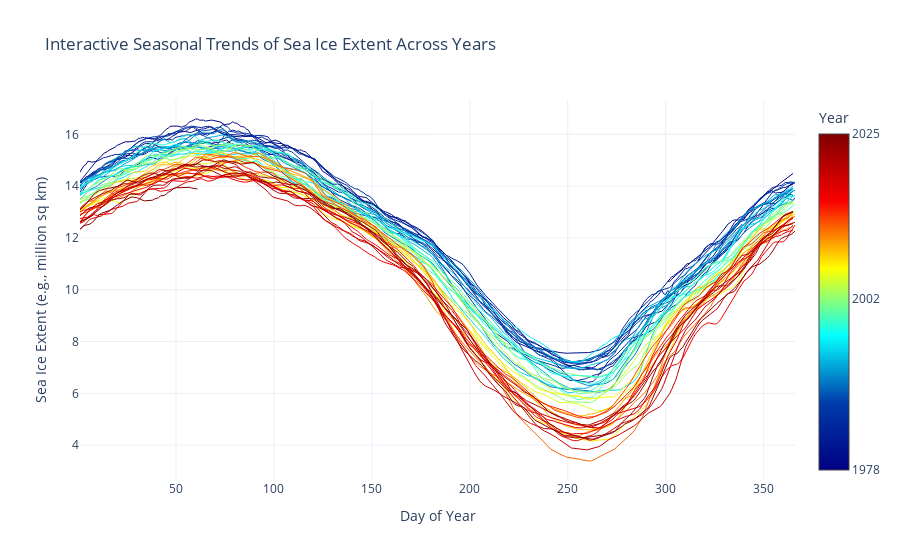

Notebook code for this chart:
### Code cell
import pandas as pd
import numpy as np
import plotly.graph_objects as go
import plotly.express as px

# Ensure Year is numeric and sort the DataFrame by Year and DayOfYear
df_ice_clean["Year"] = pd.to_numeric(df_ice_clean["Year"], errors="coerce")
df_ice_clean = df_ice_clean.sort_values(["Year", "DayOfYear"])

# Get sorted unique years
unique_years = np.sort(df_ice_clean["Year"].unique())
n_years = len(unique_years)

# Create color gradient using a built-in colorscale (here "Jet")
# For each year, sample a color using the normalized position in the years list.
colors = [px.colors.sample_colorscale("Jet", i/(n_years-1))[0] for i in range(n_years)]

# Create the figure and add one trace per year. 
# We hide each trace's legend entry to avoid a crowded legend.
fig = go.Figure()

for year, color in zip(unique_years, colors):
    df_year = df_ice_clean[df_ice_clean["Year"] == year]
    fig.add_trace(go.Scatter(
        x=df_year["DayOfYear"],
        y=df_year["Extent"],
        mode="lines",
        name=str(year),
        line=dict(color=color, width=1),
        showlegend=False 
    ))

# Add a dummy trace to show a continuous colorbar representing the Year range.
dummy_trace = go.Scatter(
    x=[None],
    y=[None],
    mode="markers",
    marker=dict(
        colorscale="Jet",
        color=[unique_years.max(), unique_years.min()],
        showscale=True,
        colorbar=dict(
            title="Year",
            tickvals=[unique_years.max(), round(unique_years.mean()), unique_years.min()],            
        )
    ),
    hoverinfo="none",
    showlegend=False
)
fig.add_trace(dummy_trace)

# Update layout for clarity.
fig.update_layout(
    title="Interactive Seasonal Trends of Sea Ice Extent Across Years",
    xaxis_title="Day of Year",
    yaxis_title="Sea Ice Extent (e.g., million sq km)",
    template="plotly_white"
)

fig.show()

### Figure 1 — Plotly figure (JSON) as saved in the notebook; plotly's stock layout.template omitted (floating-point values rounded to 4 significant figures; data arrays with more than 128 entries replaced by an {"elided": "..."} marker saying what was removed)
{"data": [{"line": {"color": "rgb(0, 0, 131)", "width": 1}, "mode": "lines", "name": "1978", "showlegend": false, "type": "scatter", "x": [301, 302, 303, 304, 305, 306, 307, 308, 309, 310, 311, 312, 313, 314, 315, 316, 317, 318, 319, 320, 321, 322, 323, 324, 325, 326, 327, 328, 329, 330, 331, 332, 333, 334, 335, 336, 337, 338, 339, 340, 341, 342, 343, 344, 345, 346, 347, 348, 349, 350, 351, 352, 353, 354, 355, 356, 357, 358, 359, 360, 361, 362, 363, 364, 365], "y": [10.33, 10.33, 10.4, 10.49, 10.55, 10.61, 10.67, 10.72, 10.8, 10.87, 10.94, 11.02, 11.08, 11.13, 11.19, 11.25, 11.32, 11.39, 11.44, 11.5, 11.56, 11.62, 11.7, 11.78, 11.87, 11.96, 12.07, 12.16, 12.26, 12.36, 12.46, 12.55, 12.6, 12.67, 12.69, 12.7, 12.69, 12.69, 12.72, 12.72, 12.83, 12.92, 12.99, 13.1, 13.21, 13.29, 13.39, 13.52, 13.56, 13.63, 13.69, 13.73, 13.78, 13.85, 13.9, 13.94, 14.03, 14.09, 14.15, 14.23, 14.28, 14.32, 14.38, 14.44, 14.49]}, {"line": {"color": "rgb(0, 6, 135)", "width": 1}, "mode": "lines", "name": "1979", "showlegend": false, "type": "scatter", "x": {"elided": "365 int values"}, "y": {"elided": "365 float values"}}, {"line": {"color": "rgb(0, 13, 139)", "width": 1}, "mode": "lines", "name": "1980", "showlegend": false, "type": "scatter", "x": {"elided": "366 int values"}, "y": {"elided": "366 float values"}}, {"line": {"color": "rgb(0, 19, 143)", "width": 1}, "mode": "lines", "name": "1981", "showlegend": false, "type": "scatter", "x": {"elided": "365 int values"}, "y": {"elided": "365 float values"}}, {"line": {"color": "rgb(0, 26, 148)", "width": 1}, "mode": "lines", "name": "1982", "showlegend": false, "type": "scatter", "x": {"elided": "365 int values"}, "y": {"elided": "365 float values"}}, {"line": {"color": "rgb(0, 32, 152)", "width": 1}, "mode": "lines", "name": "1983", "showlegend": false, "type": "scatter", "x": {"elided": "365 int values"}, "y": {"elided": "365 float values"}}, {"line": {"color": "rgb(0, 38, 156)", "width": 1}, "mode": "lines", "name": "1984", "showlegend": false, "type": "scatter", "x": {"elided": "366 int values"}, "y": {"elided": "366 float values"}}, {"line": {"color": "rgb(0, 45, 160)", "width": 1}, "mode": "lines", "name": "1985", "showlegend": false, "type": "scatter", "x": {"elided": "365 int values"}, "y": {"elided": "365 float values"}}, {"line": {"color": "rgb(0, 51, 164)", "width": 1}, "mode": "lines", "name": "1986", "showlegend": false, "type": "scatter", "x": {"elided": "365 int values"}, "y": {"elided": "365 float values"}}, {"line": {"color": "rgb(0, 57, 168)", "width": 1}, "mode": "lines", "name": "1987", "showlegend": false, "type": "scatter", "x": {"elided": "339 int values"}, "y": {"elided": "339 float values"}}, {"line": {"color": "rgb(0, 72, 175)", "width": 1}, "mode": "lines", "name": "1988", "showlegend": false, "type": "scatter", "x": {"elided": "353 int values"}, "y": {"elided": "353 float values"}}, {"line": {"color": "rgb(1, 93, 184)", "width": 1}, "mode": "lines", "name": "1989", "showlegend": false, "type": "scatter", "x": {"elided": "365 int values"}, "y": {"elided": "365 float values"}}, {"line": {"color": "rgb(1, 114, 194)", "width": 1}, "mode": "lines", "name": "1990", "showlegend": false, "type": "scatter", "x": {"elided": "365 int values"}, "y": {"elided": "365 float values"}}, {"line": {"color": "rgb(2, 135, 203)", "width": 1}, "mode": "lines", "name": "1991", "showlegend": false, "type": "scatter", "x": {"elided": "365 int values"}, "y": {"elided": "365 float values"}}, {"line": {"color": "rgb(2, 155, 212)", "width": 1}, "mode": "lines", "name": "1992", "showlegend": false, "type": "scatter", "x": {"elided": "366 int values"}, "y": {"elided": "366 float values"}}, {"line": {"color": "rgb(3, 176, 221)", "width": 1}, "mode": "lines", "name": "1993", "showlegend": false, "type": "scatter", "x": {"elided": "365 int values"}, "y": {"elided": "365 float values"}}, {"line": {"color": "rgb(4, 197, 230)", "width": 1}, "mode": "lines", "name": "1994", "showlegend": false, "type": "scatter", "x": {"elided": "365 int values"}, "y": {"elided": "365 float values"}}, {"line": {"color": "rgb(4, 218, 239)", "width": 1}, "mode": "lines", "name": "1995", "showlegend": false, "type": "scatter", "x": {"elided": "365 int values"}, "y": {"elided": "365 float values"}}, {"line": {"color": "rgb(5, 238, 248)", "width": 1}, "mode": "lines", "name": "1996", "showlegend": false, "type": "scatter", "x": {"elided": "366 int values"}, "y": {"elided": "366 float values"}}, {"line": {"color": "rgb(10, 255, 250)", "width": 1}, "mode": "lines", "name": "1997", "showlegend": false, "type": "scatter", "x": {"elided": "365 int values"}, "y": {"elided": "365 float values"}}, {"line": {"color": "rgb(37, 255, 222)", "width": 1}, "mode": "lines", "name": "1998", "showlegend": false, "type": "scatter", "x": {"elided": "365 int values"}, "y": {"elided": "365 float values"}}, {"line": {"color": "rgb(64, 255, 195)", "width": 1}, "mode": "lines", "name": "1999", "showlegend": false, "type": "scatter", "x": {"elided": "365 int values"}, "y": {"elided": "365 float values"}}, {"line": {"color": "rgb(90, 255, 168)", "width": 1}, "mode": "lines", "name": "2000", "showlegend": false, "type": "scatter", "x": {"elided": "366 int values"}, "y": {"elided": "366 float values"}}, {"line": {"color": "rgb(117, 255, 141)", "width": 1}, "mode": "lines", "name": "2001", "showlegend": false, "type": "scatter", "x": {"elided": "365 int values"}, "y": {"elided": "365 float values"}}, {"line": {"color": "rgb(143, 255, 114)", "width": 1}, "mode": "lines", "name": "2002", "showlegend": false, "type": "scatter", "x": {"elided": "365 int values"}, "y": {"elided": "365 float values"}}, {"line": {"color": "rgb(170, 255, 87)", "width": 1}, "mode": "lines", "name": "2003", "showlegend": false, "type": "scatter", "x": {"elided": "365 int values"}, "y": {"elided": "365 float values"}}, {"line": {"color": "rgb(196, 255, 60)", "width": 1}, "mode": "lines", "name": "2004", "showlegend": false, "type": "scatter", "x": {"elided": "366 int values"}, "y": {"elided": "366 float values"}}, {"line": {"color": "rgb(223, 255, 33)", "width": 1}, "mode": "lines", "name": "2005", "showlegend": false, "type": "scatter", "x": {"elided": "365 int values"}, "y": {"elided": "365 float values"}}, {"line": {"color": "rgb(250, 255, 5)", "width": 1}, "mode": "lines", "name": "2006", "showlegend": false, "type": "scatter", "x": {"elided": "365 int values"}, "y": {"elided": "365 float values"}}, {"line": {"color": "rgb(255, 233, 0)", "width": 1}, "mode": "lines", "name": "2007", "showlegend": false, "type": "scatter", "x": {"elided": "365 int values"}, "y": {"elided": "365 float values"}}, {"line": {"color": "rgb(254, 206, 0)", "width": 1}, "mode": "lines", "name": "2008", "showlegend": false, "type": "scatter", "x": {"elided": "366 int values"}, "y": {"elided": "366 float values"}}, {"line": {"color": "rgb(254, 179, 0)", "width": 1}, "mode": "lines", "name": "2009", "showlegend": false, "type": "scatter", "x": {"elided": "365 int values"}, "y": {"elided": "365 float values"}}, {"line": {"color": "rgb(253, 152, 0)", "width": 1}, "mode": "lines", "name": "2010", "showlegend": false, "type": "scatter", "x": {"elided": "365 int values"}, "y": {"elided": "365 float values"}}, {"line": {"color": "rgb(252, 125, 0)", "width": 1}, "mode": "lines", "name": "2011", "showlegend": false, "type": "scatter", "x": {"elided": "365 int values"}, "y": {"elided": "365 float values"}}, {"line": {"color": "rgb(252, 98, 0)", "width": 1}, "mode": "lines", "name": "2012", "showlegend": false, "type": "scatter", "x": {"elided": "366 int values"}, "y": {"elided": "366 float values"}}, {"line": {"color": "rgb(251, 71, 0)", "width": 1}, "mode": "lines", "name": "2013", "showlegend": false, "type": "scatter", "x": {"elided": "365 int values"}, "y": {"elided": "365 float values"}}, {"line": {"color": "rgb(251, 43, 0)", "width": 1}, "mode": "lines", "name": "2014", "showlegend": false, "type": "scatter", "x": {"elided": "365 int values"}, "y": {"elided": "365 float values"}}, {"line": {"color": "rgb(250, 16, 0)", "width": 1}, "mode": "lines", "name": "2015", "showlegend": false, "type": "scatter", "x": {"elided": "365 int values"}, "y": {"elided": "365 float values"}}, {"line": {"color": "rgb(245, 0, 0)", "width": 1}, "mode": "lines", "name": "2016", "showlegend": false, "type": "scatter", "x": {"elided": "366 int values"}, "y": {"elided": "366 float values"}}, {"line": {"color": "rgb(232, 0, 0)", "width": 1}, "mode": "lines", "name": "2017", "showlegend": false, "type": "scatter", "x": {"elided": "365 int values"}, "y": {"elided": "365 float values"}}, {"line": {"color": "rgb(219, 0, 0)", "width": 1}, "mode": "lines", "name": "2018", "showlegend": false, "type": "scatter", "x": {"elided": "365 int values"}, "y": {"elided": "365 float values"}}, {"line": {"color": "rgb(206, 0, 0)", "width": 1}, "mode": "lines", "name": "2019", "showlegend": false, "type": "scatter", "x": {"elided": "365 int values"}, "y": {"elided": "365 float values"}}, {"line": {"color": "rgb(193, 0, 0)", "width": 1}, "mode": "lines", "name": "2020", "showlegend": false, "type": "scatter", "x": {"elided": "366 int values"}, "y": {"elided": "366 float values"}}, {"line": {"color": "rgb(180, 0, 0)", "width": 1}, "mode": "lines", "name": "2021", "showlegend": false, "type": "scatter", "x": {"elided": "365 int values"}, "y": {"elided": "365 float values"}}, {"line": {"color": "rgb(167, 0, 0)", "width": 1}, "mode": "lines", "name": "2022", "showlegend": false, "type": "scatter", "x": {"elided": "365 int values"}, "y": {"elided": "365 float values"}}, {"line": {"color": "rgb(154, 0, 0)", "width": 1}, "mode": "lines", "name": "2023", "showlegend": false, "type": "scatter", "x": {"elided": "365 int values"}, "y": {"elided": "365 float values"}}, {"line": {"color": "rgb(141, 0, 0)", "width": 1}, "mode": "lines", "name": "2024", "showlegend": false, "type": "scatter", "x": {"elided": "362 int values"}, "y": {"elided": "362 float values"}}, {"line": {"color": "rgb(128, 0, 0)", "width": 1}, "mode": "lines", "name": "2025", "showlegend": false, "type": "scatter", "x": [1, 2, 3, 4, 5, 6, 7, 8, 9, 10, 11, 12, 13, 14, 15, 16, 17, 18, 19, 20, 21, 22, 23, 24, 25, 26, 27, 28, 29, 30, 31, 32, 33, 34, 35, 36, 37, 38, 39, 40, 41, 42, 43, 44, 45, 46, 47, 48, 49, 50, 51, 52, 53, 54, 55, 56, 57, 58, 59, 60, 61], "y": [12.34, 12.42, 12.48, 12.49, 12.5, 12.53, 12.59, 12.65, 12.74, 12.84, 12.91, 12.95, 12.99, 13.02, 13.04, 13.06, 13.1, 13.15, 13.21, 13.27, 13.34, 13.38, 13.43, 13.46, 13.51, 13.52, 13.57, 13.58, 13.58, 13.55, 13.53, 13.48, 13.46, 13.43, 13.44, 13.44, 13.44, 13.46, 13.51, 13.52, 13.55, 13.62, 13.64, 13.64, 13.69, 13.76, 13.79, 13.86, 13.91, 13.94, 13.93, 13.94, 13.94, 13.95, 13.94, 13.96, 13.96, 13.93, 13.92, 13.9, 13.89]}, {"hoverinfo": "none", "marker": {"color": [2025, 1978], "colorbar": {"tickvals": [2025, 2002, 1978], "title": {"text": "Year"}}, "colorscale": [[0, "rgb(0,0,131)"], [0.2, "rgb(0,60,170)"], [0.4, "rgb(5,255,255)"], [0.6, "rgb(255,255,0)"], [0.8, "rgb(250,0,0)"], [1, "rgb(128,0,0)"]], "showscale": true}, "mode": "markers", "showlegend": false, "type": "scatter", "x": [null], "y": [null]}], "layout": {"title": {"text": "Interactive Seasonal Trends of Sea Ice Extent Across Years"}, "xaxis": {"title": {"text": "Day of Year"}}, "yaxis": {"title": {"text": "Sea Ice Extent (e.g., million sq km)"}}}}
